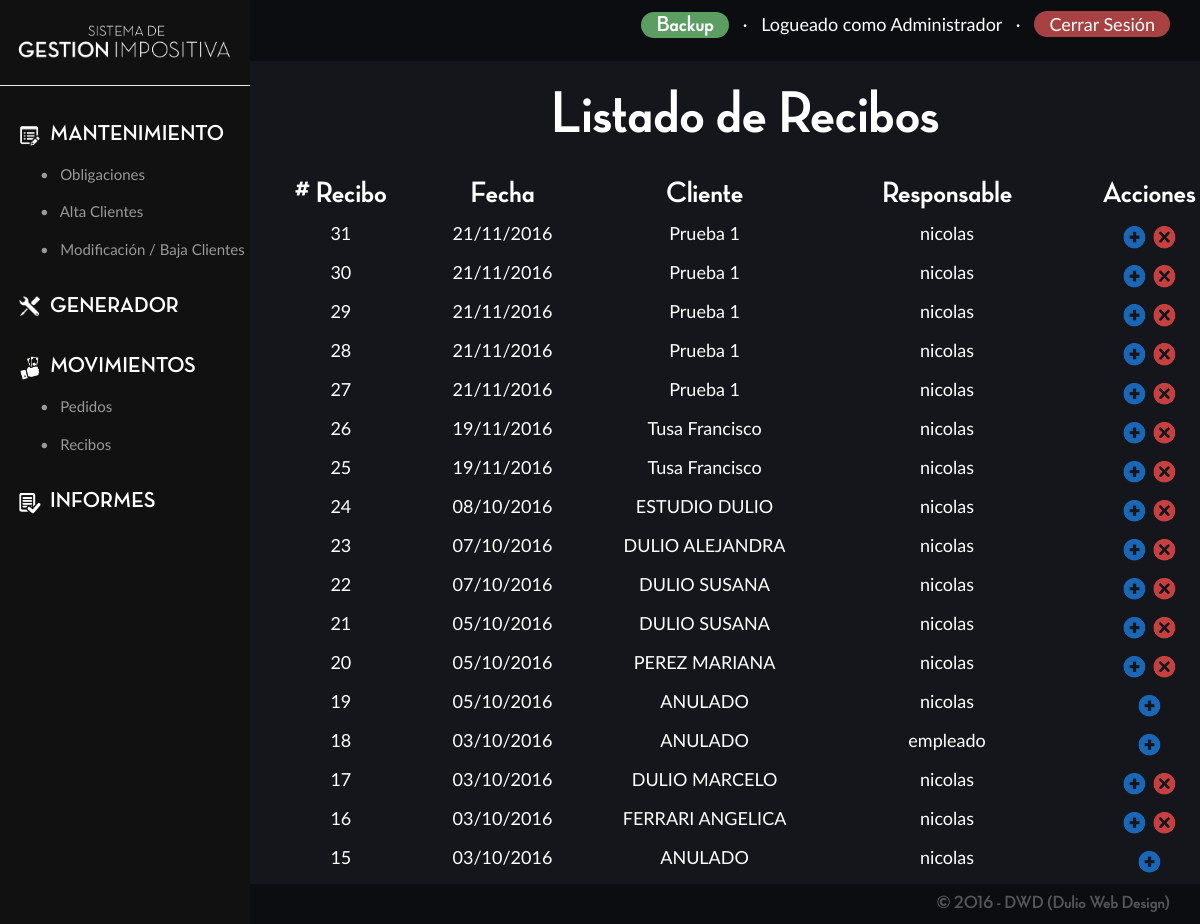
Screenshot of /recibos.php?verTodos=1 (signed in) with the database file from the repository.
### tables this page shows
CREATE TABLE `usuario` (
  `username` varchar(30) NOT NULL,
  `password` varchar(100) NOT NULL,
  `tipoUsuario` varchar(1) NOT NULL,
  PRIMARY KEY (`username`)
);

CREATE TABLE `recibo` (
  `nroRecibo` int(11) NOT NULL,
  `anulado` tinyint(1) NOT NULL DEFAULT '0',
  `username` varchar(30) NOT NULL,
  `fecha` date NOT NULL,
  `comentario` varchar(200) NOT NULL DEFAULT ' ',
  PRIMARY KEY (`nroRecibo`,`username`),
  KEY `fk_recibo_usuario1_idx` (`username`)
);

### session.php (called while the page is built, shortened)
<?php
	require("conecto.php");
	$user_check=$_SESSION['login_user'];
	$ses_sql=mysqli_query($conexion, "SELECT username FROM usuario WHERE username='$user_check'");
	$row = mysqli_fetch_assoc($ses_sql);
	$login_session =$row['username'];
?>

### funciones.php (called while the page is built, shortened)
<?php
	require "conecto.php";
	function getTipoUsuario($username){
		global $conexion;
		$sql="SELECT tipoUsuario FROM usuario WHERE username = '$username'";
		$resultado = mysqli_query($conexion,$sql);
		$tipoUsuario = mysqli_fetch_row($resultado);
		return $tipoUsuario[0];
	}
	function getNombreApellido($idCliente){
		global $conexion;
		$sql = "SELECT * FROM cliente WHERE idCliente = '$idCliente'";
		$resultado = mysqli_query($conexion,$sql);
		$cliente = mysqli_fetch_assoc($resultado);
		return $cliente['apellido']." ".$cliente['nombre'];
	}
?>

### recibos.php (the view, shortened to what this page needs)
<?php
	include "session.php";
	include "funciones.php";
?>
<!doctype html>
<html>
<head>
    <link rel="stylesheet" href="css/bootstrap.css">
    <link rel="stylesheet" href="estilospanel.css">
</head>
<body>
	<?php
		include "conecto.php";
	?>
	<div class="lateral">
		<?php
			include "modificar/logoInside.php";
		?>
		<hr>
		<?php
			$tipoUsuario= getTipoUsuario($login_session);
			switch ($tipoUsuario) {
						case 0:
							include "modificar/menu0.php";
							break;
					}
		?>
	</div>
	<div class="principal">
		<div class="superior">
			<?php include "modificar/superior.php"; ?>
		</div>
		<div id="listado" class="contenido">
			<div class="row">
				<h1 align="center">
					Listado de Recibos
				</h1>
			</div>
			<div class="row">
				<?php
					if(getTipoUsuario($_SESSION['login_user'])!='0'){
						$sql = "SELECT nroRecibo, anulado, username, DATE_FORMAT(fecha,'%d/%m/%Y') AS fecha FROM recibo WHERE username = '".$_SESSION['login_user']."' ORDER BY nroRecibo DESC";
					}else{
						$sql = "SELECT nroRecibo, anulado, username, DATE_FORMAT(fecha,'%d/%m/%Y') AS fecha FROM recibo ORDER BY nroRecibo DESC";
					}
					$resultado = mysqli_query($conexion,$sql);
					echo"
						<div class='row'>
							<div class='col-sm-2'>
								<h2 align='center'>
									# Recibo
								</h2>
							</div>
							<div class='col-sm-2'>
								<h2 align='center'>
									Fecha
								</h2>
							</div>
							<div class='col-sm-3'>
								<h2 align='center'>
									Cliente
								</h2>
							</div>
							<div class='col-sm-3'>
								<h2 align='center'>
									Responsable
								</h2>
							</div>
							<div class='col-sm-2'>
								<h2 align='center'>
									Acciones
								</h2>
							</div>
						</div>
						";
					while($recibo = mysqli_fetch_assoc($resultado)){
						$idRecibo = $recibo['nroRecibo'];
						$sqli="SELECT idCliente FROM cobro WHERE nroRecibo = '$idRecibo'";
						$resultadoi = mysqli_query($conexion,$sqli);
						$cliente = mysqli_fetch_assoc($resultadoi);
						$idCliente = $cliente['idCliente'];
						if($recibo['anulado']== 0){
							echo"
								<div class='row'>
									<div class='col-sm-2'>
										<p align='center' class='listadoClientes'>
											".$recibo['nroRecibo']."
										</p>
									</div>
									<div class='col-sm-2'>
										<p align='center' class='listadoClientes'>
											".$recibo['fecha']."
										</p>
									</div>
									<div class='col-sm-3'>
										<p align='center' class='listadoClientes'>
											".getNombreApellido($idCliente)."
										</p>
									</div>
									<div class='col-sm-3'>
										<p align='center' class='listadoClientes'>
											".$recibo['username']."
										</p>
									</div>
									<div class='col-sm-2'>
										<p align='center'>
											<a class='verMas' href='#' id='".$recibo['nroRecibo']."'>
												<img src='img/mas.png' width='25px' alt='Ver Más'>
											</a>";
											if(getTipoUsuario($_SESSION['login_user'])=='0'){
											echo"
												<a class='eliminar' href='#' id='".$recibo['nroRecibo']."'>
													<img src='img/cross.png' width='25px' alt='Eliminar'>
												</a>";
											}
											echo"
										</p>
									</div>
								</div>
							";
						}else{
							echo"
								<div class='row'>
									<div class='col-sm-2'>
										<p align='center' class='listadoClientes'>
											".$recibo['nroRecibo']."
										</p>
									</div>
									<div class='col-sm-2'>
										<p align='center' class='listadoClientes'>
											".$recibo['fecha']."
										</p>
									</div>
									<div class='col-sm-3'>
										<p align='center' class='listadoClientes'>
											ANULADO
										</p>
									</div>
									<div class='col-sm-3'>
										<p align='center' class='listadoClientes'>
											".$recibo['username']."
										</p>
									</div>
									<div class='col-sm-2'>
										<p align='center'>
											<a class='verMas' href='#' id='".$recibo['nroRecibo']."'>
												<img src='img/mas.png' width='25px' alt='Ver Más'>
											</a>
										</p>
									</div>
								</div>
							";
						}
					}
				?>
			</div>
		</div>
		<div class="inferior">
			<h4 align="right">
	    		<a target="_blank" class="footer" href="http://www.dulio.com.ar">&copy; 2016 - DWD (Dulio Web Design)</a>
	    	</h4>
		</div>
	</div>
</body>
</html>

### modificar/superior.php (shortened to what this page needs)
<?php
	$idTipoUsuario=getTipoUsuario($login_session);
	echo"
		<p class='logueadocomo' align='right'>
	";
	if($idTipoUsuario==0){
		echo"
					<a id='visitarsitio' href='quieresBackupear.php'>Backup</a> &nbsp; &middot; &nbsp;
				";
	}
				echo"
				Logueado como
				";
					switch ($idTipoUsuario) {
						case 0:
							$tipoUsuario = 'Administrador';
							break;
					}
						echo "$tipoUsuario";
				echo"
				&nbsp; &middot; &nbsp; <a id='cerrarsesion' href='backupAlternativo.php'>Cerrar Sesión</a>
			</p>
	";
?>

### estilospanel.css (style rules this page uses)
* { margin: 0; padding: 0; }
html { height: 100%; min-height: 100%; }
body { font-family: 'LatoR'; overflow-x: hidden; height: 100%; min-height: 100%; background-color: #14161b; }
h1, h2, h3, h4, h5, h6 { font-family: 'Neutra'; }
h1 { font-size: 60px; }
.lateral { width: 250px; position: fixed; height: 100%; background-color: #111111; color: #FFF; overflow-y: auto; }
.principal { margin-left: 250px; min-height: 100%; background-color: #14161b; color: #FFF; display: flex; flex-direction: column; justify-content: space-between; }
.superior { background-color: #0c0d10; }
.contenido { min-height: 80%; font-size: 20px; }
.inferior { background-color: #0c0d10; }
a { color: #FFF; }
.logueadocomo { font-size: 18px; padding: 10px 0px; padding-right: 30px; }
#visitarsitio { font-family: 'Neutra'; font-size: 22px; }
.footer { color:rgba(255,255,255,0.3); padding-right:30px; }
#visitarsitio { border-radius: 15px; padding: 2px 15px; background-color: #5c9e62; }
#cerrarsesion { border-radius: 15px; padding: 2px 15px; background-color: #a84141; }
#listado { margin-left: 40px; }
#cerrarsesion { color: #FFF; }
.listadoClientes { font-size: 18px; }

### rows the page displays
usuario: tipoUsuario "Administrador"
recibo: nroRecibo "31", fecha "21/11/2016", idCliente "Prueba 1", username "nicolas", anulado 0 (drawn)
recibo: nroRecibo "30", fecha "21/11/2016", idCliente "Prueba 1", username "nicolas", anulado 0 (drawn)
recibo: nroRecibo "29", fecha "21/11/2016", idCliente "Prueba 1", username "nicolas", anulado 0 (drawn)
recibo: nroRecibo "28", fecha "21/11/2016", idCliente "Prueba 1", username "nicolas", anulado 0 (drawn)
recibo: nroRecibo "27", fecha "21/11/2016", idCliente "Prueba 1", username "nicolas", anulado 0 (drawn)
recibo: nroRecibo "26", fecha "19/11/2016", idCliente "Tusa Francisco", username "nicolas", anulado 0 (drawn)
recibo: nroRecibo "25", fecha "19/11/2016", idCliente "Tusa Francisco", username "nicolas", anulado 0 (drawn)
recibo: nroRecibo "24", fecha "08/10/2016", idCliente "ESTUDIO DULIO", username "nicolas", anulado 0 (drawn)
recibo: nroRecibo "23", fecha "07/10/2016", idCliente "DULIO ALEJANDRA", username "nicolas", anulado 0 (drawn)
recibo: nroRecibo "22", fecha "07/10/2016", idCliente "DULIO SUSANA", username "nicolas", anulado 0 (drawn)
recibo: nroRecibo "21", fecha "05/10/2016", idCliente "DULIO SUSANA", username "nicolas", anulado 0 (drawn)
recibo: nroRecibo "20", fecha "05/10/2016", idCliente "PEREZ MARIANA", username "nicolas", anulado 0 (drawn)
recibo: nroRecibo "19", fecha "05/10/2016", username "nicolas", anulado 1 (drawn)
recibo: nroRecibo "18", fecha "03/10/2016", username "empleado", anulado 1 (drawn)
recibo: nroRecibo "17", fecha "03/10/2016", idCliente "DULIO MARCELO", username "nicolas", anulado 0 (drawn)
recibo: nroRecibo "16", fecha "03/10/2016", idCliente "FERRARI ANGELICA", username "nicolas", anulado 0 (drawn)
recibo: nroRecibo "15", fecha "03/10/2016", username "nicolas", anulado 1 (drawn)
